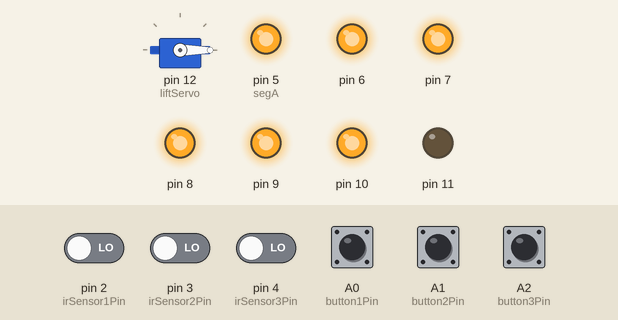
Bench run of a sketch on a simulated Arduino Mega 2560, built with avr-gcc and run on an emulated ATmega2560. Parts: servo, output pins drawn as LEDs (lit = HIGH). The test bench sets the inputs (shaded band); at power-on: A0 (button1Pin), A1 (button2Pin), A2 (button3Pin) HIGH, pin 2 (irSensor1Pin), pin 3 (irSensor2Pin), pin 4 (irSensor3Pin) LOW.

Above: at 1.2 s.
1.3 s: A1 (button2Pin) pulled LOW for 0.15 s
At 4.1 s:
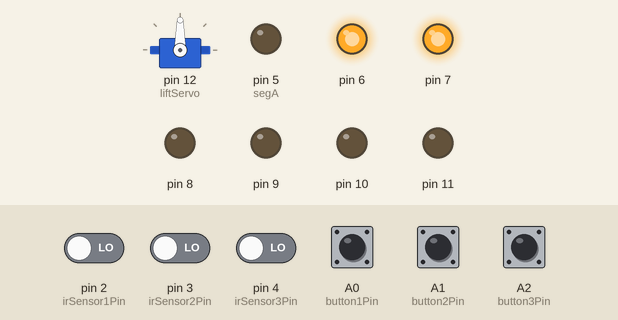
4.4 s: A0 (button1Pin) pulled LOW for 0.15 s
At 4.89 s:
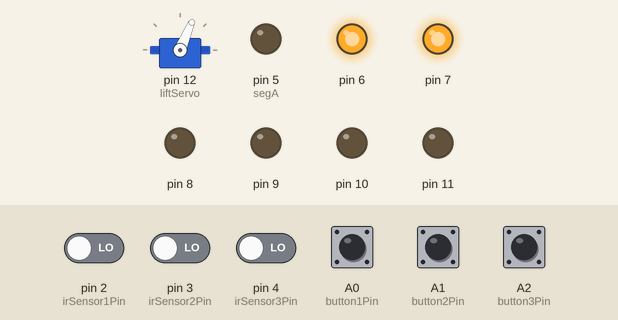
7.4 s: A2 (button3Pin) pulled LOW for 0.15 s
At 8.22 s:
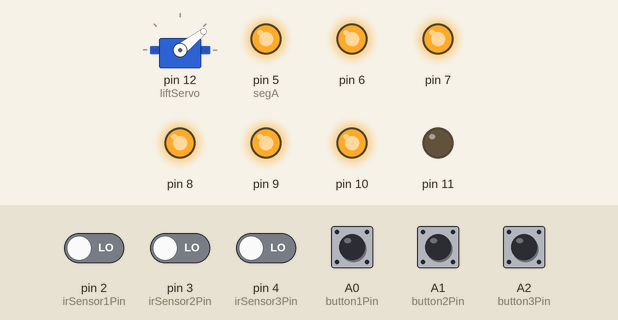
10.5 s: pin 4 (irSensor3Pin) driven HIGH
At 12.2 s:
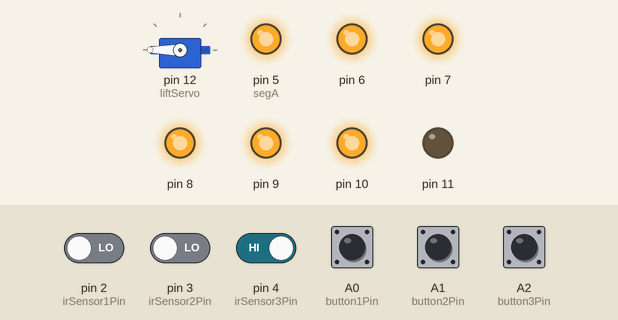
12.5 s: A1 (button2Pin) pulled LOW for 1 s
At 13.06 s:
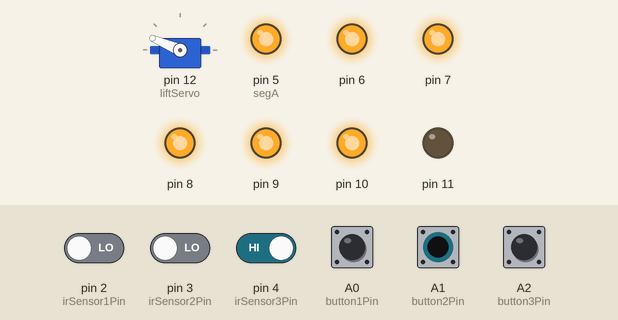
15.9 s: A0 (button1Pin) pulled LOW for 1 s
At 16.69 s:
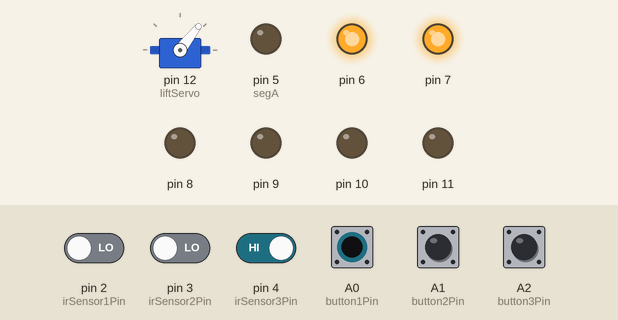
Timing chart, 0 to 19.2 s (numbered marks = the images above; inputs shaded):
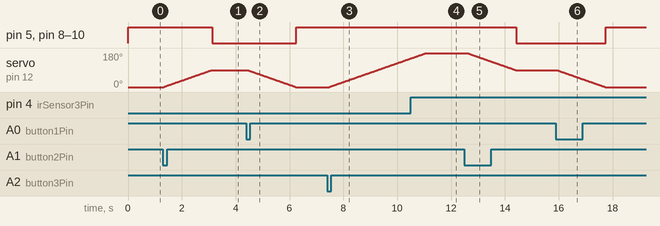

Measured:
- after the input at 1.3 s, pin 5 (segA), pin 8–10: HIGH → LOW after 1.8 s; servo on pin 12 (liftServo): moves from 0° to 90° over 1.8 s, starting at once
- after the input at 4.4 s, pin 5 (segA), pin 8–10: LOW → HIGH after 1.9 s; servo on pin 12 (liftServo): moves from 90° to 0° over 1.8 s, starting after 0.05 s
- after the input at 7.4 s, servo on pin 12 (liftServo): moves from 0° to 151° over 3.0 s, starting after 0.08 s
- after the input at 10.5 s, pin 7, pin 10: stays HIGH (without the input it goes to LOW after 0.59 s); pin 11: stays LOW (without the input it goes to HIGH after 0.59 s)
- after the input at 12.5 s, pin 5 (segA), pin 8–10: HIGH → LOW after 1.9 s; servo on pin 12 (liftServo): moves from 180° to 90° over 1.8 s, starting after 0.11 s
- after the input at 15.9 s, pin 5 (segA), pin 8–10: LOW → HIGH after 1.8 s; servo on pin 12 (liftServo): moves from 90° to 0° over 1.8 s, starting at once

The sketch:

sketch_sep24a_copy_20240929132047.ino
```cpp
#include <Servo.h>

Servo liftServo;  // Create a servo object

// Define pins for buttons (Analog pins A0, A1, A2 on Arduino Mega)
const int button1Pin = A0;
const int button2Pin = A1;
const int button3Pin = A2;

// Define positions for each floor (servo angles)
const int floor1Position = 0;    // Servo angle for Floor 1
const int floor2Position = 90;   // Servo angle for Floor 2
const int floor3Position = 180;  // Servo angle for Floor 3

// Variable to track the current position of the lift (1 = Floor 1, 2 = Floor 2, 3 = Floor 3)
int currentFloor = 1;
int targetFloor = 0;

// Variables to store requests for each floor
bool requestFloor1 = false;
bool requestFloor2 = false;
bool requestFloor3 = false;

// Define 7-segment display pins
const int segA = 5;
const int segB = 6;
const int segC = 7;
const int segD = 8;
const int segE = 9;
const int segF = 10;
const int segG = 11;

// 7-segment digit encoding (0-3)
const byte digitCodes[4][7] = {
  {1, 1, 1, 1, 1, 1, 0}, // 0
  {0, 1, 1, 0, 0, 0, 0}, // 1
  {1, 1, 0, 1, 1, 0, 1}, // 2
  {1, 1, 1, 1, 0, 0, 1}, // 3
};

// Define IR sensor pins for each level
const int irSensor1Pin = 2;  // Sensor for Floor 1
const int irSensor2Pin = 3;  // Sensor for Floor 2
const int irSensor3Pin = 4;  // Sensor for Floor 3

// Function to update the 7-segment display based on the current floor
void updateDisplay(int floor) {
  for (int i = 0; i < 7; i++) {
    pinMode(segA + i, OUTPUT);
    digitalWrite(segA + i, digitCodes[floor - 1][i]);
  }
}

void setup() {
  // Attach the servo to pin 12 on Arduino Mega
  liftServo.attach(12);

  // Set buttons as input (Analog pins can be used as digital inputs)
  pinMode(button1Pin, INPUT_PULLUP);
  pinMode(button2Pin, INPUT_PULLUP);
  pinMode(button3Pin, INPUT_PULLUP);

  // Set IR sensor pins as input
  pinMode(irSensor1Pin, INPUT);
  pinMode(irSensor2Pin, INPUT);
  pinMode(irSensor3Pin, INPUT);

  // Initialize the lift at the first floor
  liftServo.write(floor1Position);
  updateDisplay(currentFloor);
}

void loop() {
  // Check if any button is pressed and set the corresponding floor request
  if (digitalRead(button1Pin) == LOW && currentFloor != 1) {
    requestFloor1 = true;
  }
  if (digitalRead(button2Pin) == LOW && currentFloor != 2) {
    requestFloor2 = true;
  }
  if (digitalRead(button3Pin) == LOW && currentFloor != 3) {
    requestFloor3 = true;
  }

  // If there is no target floor set, find the next target based on the requests
  if (targetFloor == 0) {
    targetFloor = getNextTarget();
  }

  // If a target floor is set, move the lift
  if (targetFloor != 0) {
    moveToFloor(targetFloor);
  }

  delay(100);  // Small delay to debounce button press
}

// Function to move the lift to the target floor
void moveToFloor(int target) {
  int targetPosition = 0;

  // Determine the servo angle for the target floor
  if (target == 1) {
    targetPosition = floor1Position;
  } else if (target == 2) {
    targetPosition = floor2Position;
  } else if (target == 3) {
    targetPosition = floor3Position;
  }

  // Move the servo to the target position
  int currentPosition = liftServo.read();

  // Move smoothly towards the target floor
  if (currentPosition < targetPosition) {
    for (int pos = currentPosition; pos <= targetPosition; pos++) {
      liftServo.write(pos);  // Move servo up in small steps
      delay(20);  // Adjust delay to control speed
    }
  } else if (currentPosition > targetPosition) {
    for (int pos = currentPosition; pos >= targetPosition; pos--) {
      liftServo.write(pos);  // Move servo down in small steps
      delay(20);  // Adjust delay to control speed
    }
  }

  // Recheck the IR sensor just before stopping
  if (checkFloorConditions(target)) {
    currentFloor = target;
  } else {
    targetFloor = getNextTarget(); // If no object is detected, move to the next target
    if (targetFloor != 0) {
      moveToFloor(targetFloor);  // Move to the next floor
    }
  }

  updateDisplay(currentFloor); // Update the display to show the current floor
  clearFloorRequest(target);
  targetFloor = 0;  // Reset target floor after reaching it
}

// Function to get the next target floor based on requests and IR sensor detection
int getNextTarget() {
  // Prioritize floors based on the current position of the lift
  if (currentFloor == 1) {
    if (requestFloor2 && digitalRead(irSensor2Pin) == LOW) return 2;
    if (requestFloor3 && digitalRead(irSensor3Pin) == LOW) return 3;
  } else if (currentFloor == 2) {
    if (requestFloor1 && digitalRead(irSensor1Pin) == LOW) return 1;
    if (requestFloor3 && digitalRead(irSensor3Pin) == LOW) return 3;
  } else if (currentFloor == 3) {
    if (requestFloor2 && digitalRead(irSensor2Pin) == LOW) return 2;
    if (requestFloor1 && digitalRead(irSensor1Pin) == LOW) return 1;
  }

  return 0;  // No valid target found
}

// Function to check floor request and IR sensor before allowing the lift to stop
bool checkFloorConditions(int target) {
  if (target == 1 && requestFloor1 && digitalRead(irSensor1Pin) == LOW) {
    return true; // Stop at Floor 1 if both conditions are met
  }
  if (target == 2 && requestFloor2 && digitalRead(irSensor2Pin) == LOW) {
    return true; // Stop at Floor 2 if both conditions are met
  }
  if (target == 3 && requestFloor3 && digitalRead(irSensor3Pin) == LOW) {
    return true; // Stop at Floor 3 if both conditions are met
  }
  return false; // Otherwise, don't stop at this floor
}

// Function to clear the request for a floor once it's reached
void clearFloorRequest(int floor) {
  if (floor == 1) requestFloor1 = false;
  if (floor == 2) requestFloor2 = false;
  if (floor == 3) requestFloor3 = false;
}
```
